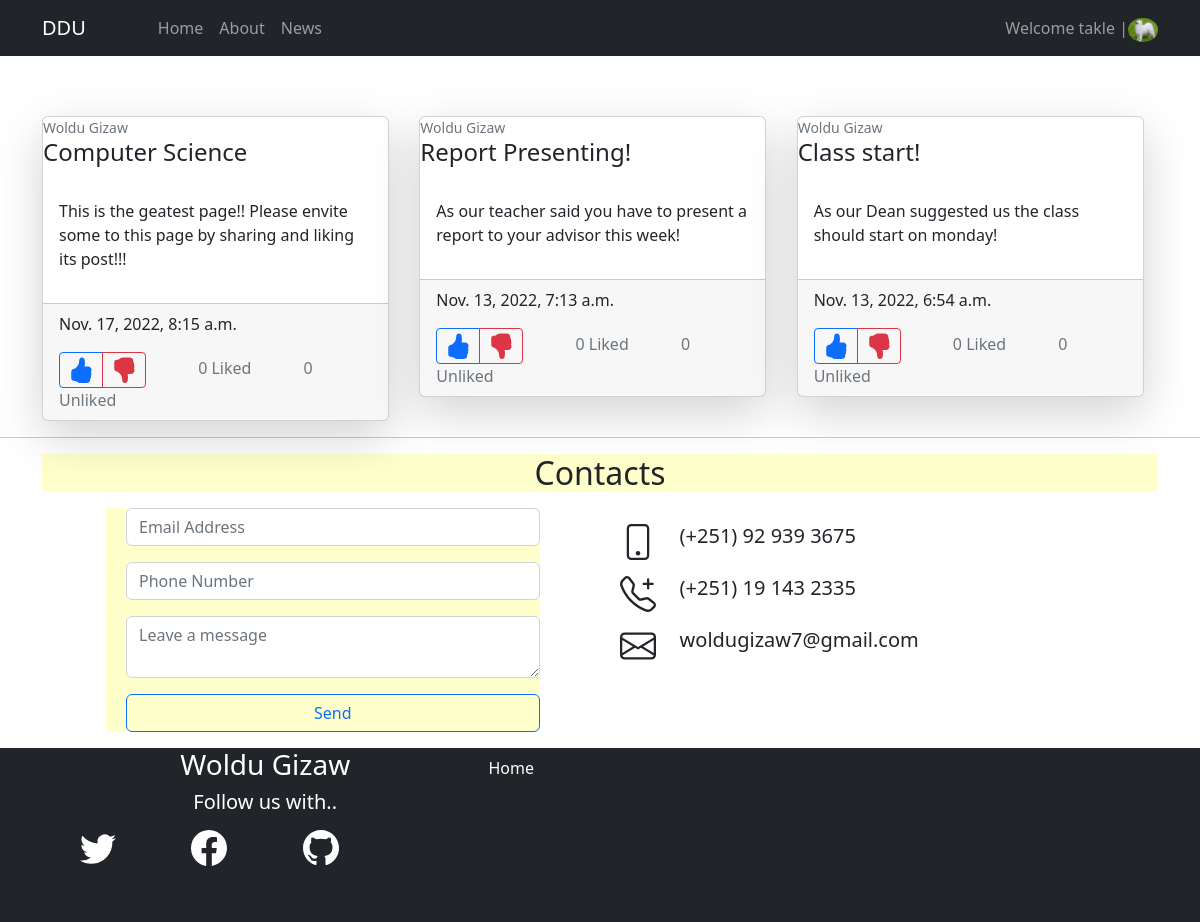
Screenshot of /news/ (signed in) with the database file from the repository.
### main/models.py (models this page shows, shortened)
class User(AbstractUser):
	first_name  = models.CharField(max_length=100)
	last_name   = models.CharField(max_length=100)
	username 	= models.CharField(max_length=100)
	phone_number = models.CharField(max_length=20, null=True, blank=True)
	email 		= models.EmailField(unique=True)
	profile_picture = models.ImageField(default='heart.png', null=True, blank=True, upload_to='profile')
	USERNAME_FIELD = 'email'
	REQUIRED_FIELDS = ["first_name", "last_name", "username"]
	def __str__(self):
		return self.first_name+ " "+self.last_name
	class Meta:
		ordering = ['first_name']

class News(models.Model):
	added_by = models.ForeignKey(User, on_delete=models.CASCADE)
	title    = models.CharField(max_length=200)
	body     = models.TextField()
	like     = models.ManyToManyField(Student, blank=True, null=True)
	added_at = models.DateTimeField(auto_now_add=True)
	class Meta:
		ordering = ['-added_at']

### main/decorators.py (the view)
		def wrapper_func(request, *args, **kwargs):
			group = None
			if request.user.groups.exists():
				group = request.user.groups.all()[0].name
			if group in allowed_group:
				return view_func(request, *args, **kwargs)
			else:
				return redirect('restricted')

### main/forms.py
class NewsForm(forms.ModelForm):
	class Meta:
		model = News
		fields = ['title', 'body']

### main/views.py (called while the page is built)
@allowed_user(allowed_group=['Student', 'Leader'])
def news_page(request):
	news = News.objects.all()
	if request.method == 'POST':
		form = NewsForm(request.POST)
		if form.is_valid():
			news = form.save(commit=False)
			news.added_by = request.user
			news.like = None
			news.save()
			return redirect('news')
	else:
		form = NewsForm()
	context ={
		"news":news,
		"form":form
	}
	return render(request, 'main/news.html', context)

### main/templates/main/news.html (shortened to what this page needs)
{% extends 'base.html' %}
{% block content %}
<div class="row row-cols-1 row-cols-sm-2 row-cols-md-3 g-3">
	{% if news %}
		{% for new in news %}
			<div class="col">
				<div class="card shadow-lg mt-3">
					<small class="text-muted">{{new.added_by}}</small>
					<div class="card-title"><h4>{{new.title}}</h4></div>
					<div class="card-body"><p>{{new.body}}</p></div>
					<div class="card-footer"><p>{{new.added_at}}</p>
						<div class="btn-group">
	                    	<button type="submit" id="{{new.id}}" class="like btn btn-sm btn-outline-primary"></button>
	                    	<button type="submit" id="{{new.id}}" class="unlike btn btn-sm btn-outline-danger"></button>
	                  </div>
	                   		<span class="text-muted ms-5" name="like" id="{{new.id}}">0 Liked</span>
	                   		<span class="text-muted ms-5" name="unlike" id="{{new.id}}">0 Unliked</span>
					</div>
				</div>
			</div>
		{% endfor %}
	{% endif %}
</div>
{% endblock content %}

### main/templates/base.html (shortened to what this page needs)
<!DOCTYPE html>
{% load static %}
{% load crispy_forms_tags %}
<html>
<head>
		<link rel="stylesheet" type="text/css" href="{% static 'css/style.css' %}">
	<link href="https://cdn.jsdelivr.net/npm/bootstrap@5.2.2/dist/css/bootstrap.min.css" rel="stylesheet">
</head>
<body>
	<nav class="navbar navbar-expand-lg bg-dark navbar-dark fixed-top">
		<div class="container">
			<a href="/" class="navbar-brand">DDU</a>
			<div class="collapse navbar-collapse" id="menu">
				<ul class="navbar-nav ms-5">
					<li class="nav-item">
						<a href="{% url 'home' %}" class="nav-link">Home</a>
					</li>
					<li class="nav-item">
						<a href="{% url 'about' %}" class="nav-link">About</a>
					</li>
					{% if request.user.is_authenticated %}
					<li class="nav-item">
						<a href="{% url 'news' %}" class="nav-link">News</a>
					</li>
					{% endif %}
				</ul>
				<ul class="navbar-nav ms-auto">
					{% if request.user.is_authenticated %}
						<span class="navbar-text">Welcome {{request.user.username}} | </span>
						<li class="nav-item drop-profile">
							<div class="prof-image mt-2">
							<a href="{{request.user.profile_picture.url}}"><img src="{{request.user.profile_picture.url}}" class="profile"></a>
							</div>
						</li>
					{% else %}
						<li class="nav-item">
							<a href="{% url 'login' %}" class="nav-link">Login</a>
						</li>
					{% endif %}
				</ul>
			</div>
		</div>
	</nav>
	<div class="container body-container">
		{% block content %}
		{% endblock content %}
	</div>
	<hr>
	<div class="container">
		<center><h2 class="cont">Contacts</h2></center>
		<div class="contact m-3">
			<div class="contact-form ms-5">
				<form method="post" action="{% url 'message' %}">
					<div class="input-group mb-3">
						<input type="email" class="form-control" name="email" placeholder="Email Address" required>
					</div>
					<div class="input-group mb-3">
						<input type="tel" class="form-control" name="phone" placeholder="Phone Number" required>
					</div>
					<div class="input-group mb-3">
						<textarea name="message" class="form-control" placeholder="Leave a message"></textarea>
					</div>
					<div class="d-grid gap-2">
  						<button class="btn btn-outline-primary" type="submit">Send</button>
					</div>
				</form>
			</div>
			<div class="contact-2 ms-5">
				<label class="d-flex m-3">
						<h5>(+251) 92 939 3675</h5>
				</label>
				<label class="d-flex m-3">
						<h5>(+251) 19 143 2335</h5>
				</label>
				<label class="d-flex m-3">
						<h5>woldugizaw7@gmail.com</h5>
				</label>
			</div>
		</div>
	</div>
	<footer class="footer bg-dark text-white">
		<div class="container">
			<div class="footer-one">
				<div class="left-footer mb-5">
					<center>
						<h3>Woldu Gizaw</h3>
						<h5>Follow us with..</h5>
						<ul class="navbar-nav">
							<li class="nav-item">
								<a href="" class="nav-link">
								</a>
							</li>
							<li class="nav-item">
								<a href="" class="nav-link">
								</a>
							</li>
							<li class="nav-item">
								<a href="" class="nav-link">
								</a>
							</li>
						</ul>
					</center>
				</div>
				<div class="linkss">
					<ul class="navbar-nav ms-auto">
						<li class="nav-item">
							<a href="" class="nav-link">Home</a>
						</li>
					</ul>
				</div>
			</div>
		</div>
	</footer>
</body>
</html>

### static/css/style.css (style rules this page uses)
* { margin: 0; padding: 0; }
nav { position: fixed; }
.card { width: 96%; height: auto; }
footer .footer-one ul { display: grid; grid-template-columns: 1fr 1fr 1fr 1fr; }
footer .footer-one { display: grid; grid-template-columns: 2fr 3fr; }
.body-container { margin-top: 50px; padding-top: 50px; background-color: white; }
.contact { display: flex; }
.prof-image { width: 30px; height: 30px; }
.prof-image img { width: 100%; border-radius: 50%; }
.contact-form { width: 40%; background-color: #ffc; margin-left: 30px; padding-left: 20px; }
.cont { background-color: #ffc; }

### rows the page displays
User: user.username "takle", user.profile_picture (picture)
News: added_by "Woldu Gizaw", title "Computer Science", body "This is the geatest page!! Please envite some to this page by sharing and liking its post!!!", added_at "Nov. 17, 2022, 8:15 a.m."
News: added_by "Woldu Gizaw", title "Report Presenting!", body "As our teacher said you have to present a report to your advisor this week!", added_at "Nov. 13, 2022, 7:13 a.m."
News: added_by "Woldu Gizaw", title "Class start!", body "As our Dean suggested us the class should start on monday!", added_at "Nov. 13, 2022, 6:54 a.m."
